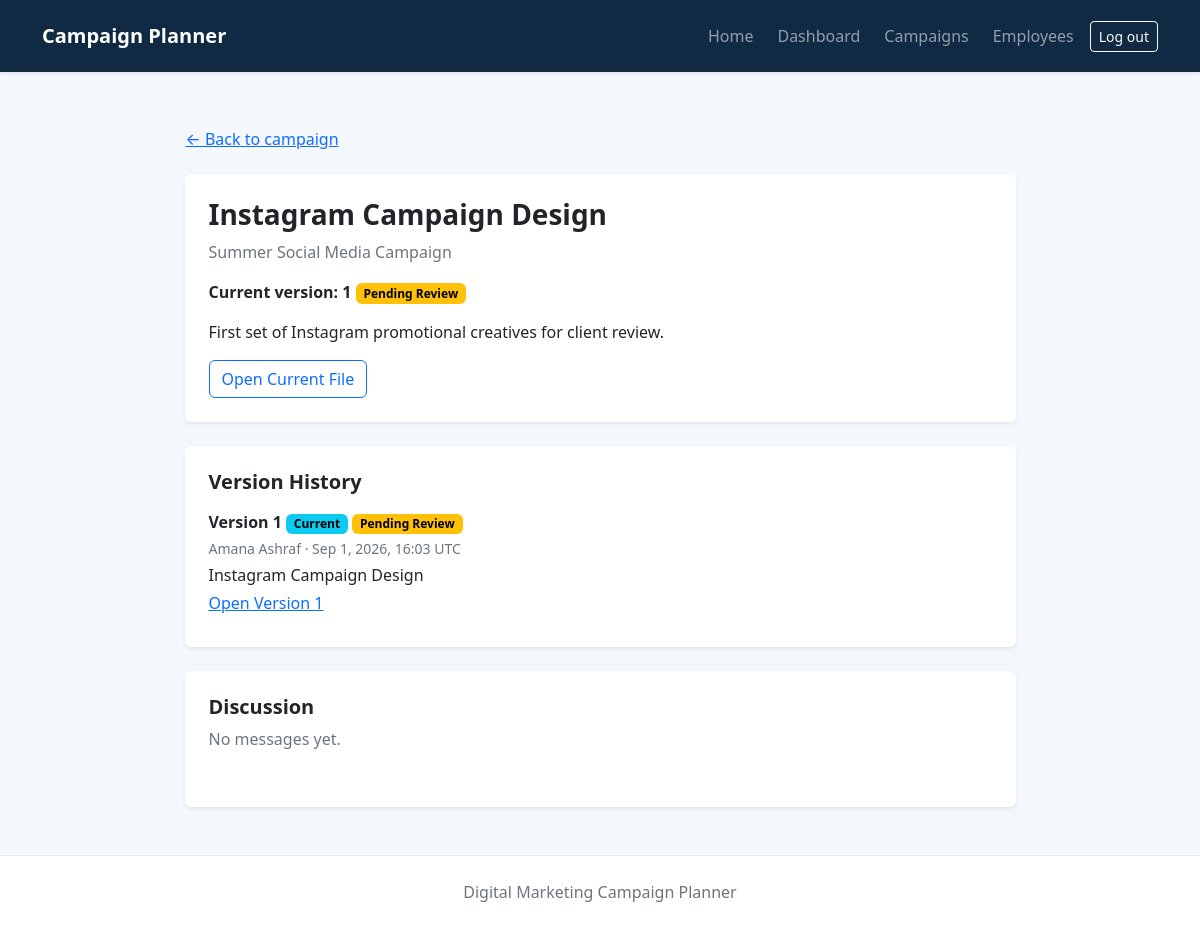
The app's page /campaigns/1/deliverables/1/discussion/ (signed in) with its own data.
### campaigns/models.py (models this page shows, shortened)
class Deliverable(models.Model):
    class ApprovalStatus(models.TextChoices):
        PENDING = "pending", "Pending Review"
        APPROVED = "approved", "Approved"
        REJECTED = "rejected", "Rejected"
        CHANGES_REQUESTED = "changes_requested", "Changes Requested"
    campaign = models.ForeignKey(
        Campaign,
        on_delete=models.CASCADE,
        related_name="deliverables",
    )
    uploaded_by = models.ForeignKey(
        EmployeeProfile,
        on_delete=models.CASCADE,
        related_name="uploaded_deliverables",
    )
    title = models.CharField(max_length=200)
    description = models.TextField(blank=True)
    uploaded_file = models.FileField(
        upload_to="deliverables/%Y/%m/%d/",
        validators=[FileExtensionValidator(["pdf", "docx", "jpg", "jpeg", "png"])],
    )
    approval_status = models.CharField(
        max_length=20,
        choices=ApprovalStatus.choices,
        default=ApprovalStatus.PENDING,
    )
    uploaded_at = models.DateTimeField(auto_now_add=True)
    original = models.ForeignKey(
        "self", on_delete=models.PROTECT, related_name="revisions", null=True, blank=True,
    )
    version = models.PositiveIntegerField(default=1)
    objects = DeliverableQuerySet.as_manager()
    class Meta:
        ordering = ("-uploaded_at",)
        constraints = [
            models.UniqueConstraint(fields=("original", "version"), name="unique_deliverable_revision"),
            models.CheckConstraint(
                condition=models.Q(original__isnull=True, version=1) |
                          models.Q(original__isnull=False, version__gte=2),
                name="deliverable_version_shape",
            ),
        ]
    def revision_history(self):
        original_id = self.original_id or self.pk
        return Deliverable.objects.filter(
            models.Q(pk=original_id) | models.Q(original_id=original_id),
        ).order_by("version", "pk")

class Campaign(models.Model):
    class Status(models.TextChoices):
        PENDING = "pending", "Pending"
        APPROVED = "approved", "Approved"
        REJECTED = "rejected", "Rejected"
        IN_PROGRESS = "in_progress", "In Progress"
        COMPLETED = "completed", "Completed"
    client = models.ForeignKey(
        settings.AUTH_USER_MODEL,
        on_delete=models.CASCADE,
        related_name="campaigns",
    )
    name = models.CharField(max_length=200)
    description = models.TextField()
    campaign_type = models.CharField(max_length=100, blank=True)
    product_service_name = models.CharField("Product / Service Name", max_length=255, blank=True)
    target_audience = models.CharField(max_length=255, blank=True)
    platforms = models.CharField(max_length=255, blank=True)
    campaign_goal = models.TextField(blank=True)
    budget = models.DecimalField(max_digits=12, decimal_places=2, null=True, blank=True)
    start_date = models.DateField(null=True, blank=True)
    end_date = models.DateField(null=True, blank=True)
    assigned_employee = models.ForeignKey(
        EmployeeProfile,
        on_delete=models.SET_NULL,
        related_name="assigned_campaigns",
        null=True,
        blank=True,
    )
    progress_percentage = models.PositiveSmallIntegerField(
        default=0,
        validators=(MinValueValidator(0), MaxValueValidator(100)),
    )
    status = models.CharField(
        max_length=20,
        choices=Status.choices,
        default=Status.PENDING,
    )
    created_at = models.DateTimeField(auto_now_add=True)
    updated_at = models.DateTimeField(auto_now=True)
    is_archived = models.BooleanField(default=False)
    class Meta:
        ordering = ("-created_at",)

class EmployeeProfile(models.Model):
    user = models.OneToOneField(
        settings.AUTH_USER_MODEL,
        on_delete=models.CASCADE,
        related_name="employee_profile",
    )
    job_title = models.CharField(max_length=100, blank=True)
    phone = models.CharField(max_length=30, blank=True)
    def __str__(self):
        return self.user.get_full_name() or self.user.username

### campaigns/views.py (the view, shortened to what this page needs)
# urls.py: path('campaigns/<int:campaign_id>/deliverables/<int:deliverable_id>/discussion/', views.deliverable_discussion, name='deliverable_discussion'),
@login_required(login_url="login")
@require_http_methods(["GET", "POST"])
@transaction.atomic
def deliverable_discussion(request, campaign_id, deliverable_id):
    get_object_or_404(Campaign.objects.select_for_update(), pk=campaign_id)
    deliverable = _authorized_deliverable(request.user, campaign_id, deliverable_id)
    form = DeliverableMessageForm(request.POST if request.method == "POST" else None)
    context = _discussion_context(request.user, deliverable, message_form=form)
    return render(request, "campaigns/deliverable_discussion.html", context)

### campaigns/forms.py (called while the page is built)
    def apply_bootstrap_styles(self):
        for field in self.fields.values():
            field.widget.attrs["class"] = "form-control"

### campaigns/views.py (called while the page is built)
def is_client(user):
    return (
        user.is_authenticated
        and not user.is_staff
        and not user.is_superuser
        and not hasattr(user, "employee_profile")
    )

def _authorized_deliverable(user, campaign_id, deliverable_id):
    deliverables = Deliverable.objects.select_related("campaign", "uploaded_by__user")
    if user.is_staff or user.is_superuser:
        pass
    elif hasattr(user, "employee_profile"):
        deliverables = deliverables.filter(campaign__assigned_employee=user.employee_profile)
    else:
        deliverables = deliverables.filter(campaign__client=user)
    return get_object_or_404(deliverables, pk=deliverable_id, campaign_id=campaign_id)

### campaigns/templates/campaigns/deliverable_discussion.html (shortened to what this page needs)
{% extends 'campaigns/base.html' %}
{% block content %}
<main class="py-5"><div class="container"><div class="row justify-content-center"><div class="col-lg-9">
    <a class="btn btn-link px-0 mb-3" href="{% url campaign_detail_url_name campaign.id %}">&larr; Back to campaign</a>
    <div class="card border-0 shadow-sm mb-4"><div class="card-body p-4">
        <h1 class="h3 fw-bold text-break">{{ current_version.title }}</h1>
        <p class="text-secondary">{{ campaign.name }}</p>
        <p><strong>Current version: {{ current_version.version }}</strong> {% include 'campaigns/includes/status_badge.html' with status=current_version.approval_status label=current_version.get_approval_status_display only %}</p>
        <p class="text-break">{{ current_version.description|linebreaksbr }}</p>
        {% if current_version.uploaded_file %}<a class="btn btn-outline-primary" href="{{ current_version.uploaded_file.url }}" target="_blank" rel="noopener noreferrer">Open Current File</a>{% endif %}
    </div></div>
    <div class="card border-0 shadow-sm mb-4"><div class="card-body p-4">
        <h2 class="h5 fw-bold">Version History</h2>
        <div class="list-group list-group-flush">
        {% for version in versions %}<div class="list-group-item px-0">
            <p class="mb-1"><strong>Version {{ version.version }}</strong>{% if version.pk == current_version.pk %} <span class="badge text-bg-info">Current</span>{% endif %} {% include 'campaigns/includes/status_badge.html' with status=version.approval_status label=version.get_approval_status_display only %}</p>
            <p class="small text-secondary mb-1">{{ version.uploaded_by }} &middot; {{ version.uploaded_at|date:"M j, Y, H:i T" }}</p>
            <p class="text-break mb-1">{{ version.title }}</p>
            {% if version.uploaded_file %}<a href="{{ version.uploaded_file.url }}" target="_blank" rel="noopener noreferrer">Open Version {{ version.version }}</a>{% endif %}
        </div>{% endfor %}
        </div>
    </div></div>
    <div class="card border-0 shadow-sm"><div class="card-body p-4">
        <h2 class="h5 fw-bold">Discussion</h2>
        <div class="list-group list-group-flush mb-3">
        {% for entry in discussion_messages %}<article class="list-group-item px-0">
            <p class="mb-1"><strong>{{ entry.sender.get_full_name|default:entry.sender.username }}</strong> <span class="text-secondary small">{{ entry.created_at|date:"M j, Y, H:i T" }} &middot; Version {{ entry.deliverable.version }} &middot; {{ entry.get_kind_display }}</span></p>
            <p class="mb-0 text-break">{{ entry.body|linebreaksbr }}</p>
        </article>{% empty %}<p class="text-secondary">No messages yet.</p>{% endfor %}
        </div>
    </div></div>
</div></div></div></main>
{% endblock %}

### .dist/final-controlled-enhancement/source-before/campaigns/templates/campaigns/includes/status_badge.html
<span class="badge {% if status == 'completed' %}text-bg-success{% elif status == 'approved' %}text-bg-primary{% elif status == 'in_progress' %}text-bg-info{% elif status == 'rejected' %}text-bg-danger{% elif status == 'pending' %}text-bg-warning{% else %}text-bg-secondary{% endif %} {{ extra_classes }}">{{ label }}</span>

### campaigns/static/campaigns/css/home.css (style rules this page uses)
:root { --brand-dark: #102a43; --brand-primary: #2563eb; --brand-accent: #22c55e; --page-background: #f4f7fb; }
body { background: var(--page-background); color: var(--brand-dark); font-family: system-ui, -apple-system, "Segoe UI", sans-serif; }

### records on screen
Deliverable: title "Instagram Campaign Design", version "1", description "First set of Instagram promotional creatives for client review.", shows "Current", label "Pending Review", uploaded_by "Amana Ashraf", uploaded_at "Sep 1, 2026, 16:03 UTC"
Campaign: name "Summer Social Media Campaign"

### other values on screen
{{ label }} "Pending Review"
